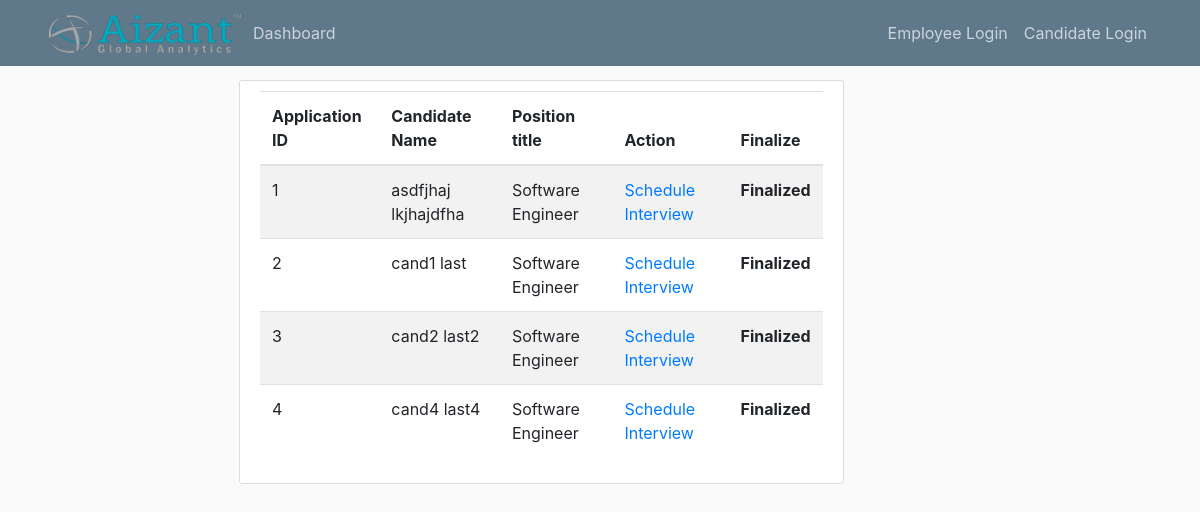
The app's page /application/all, older data.
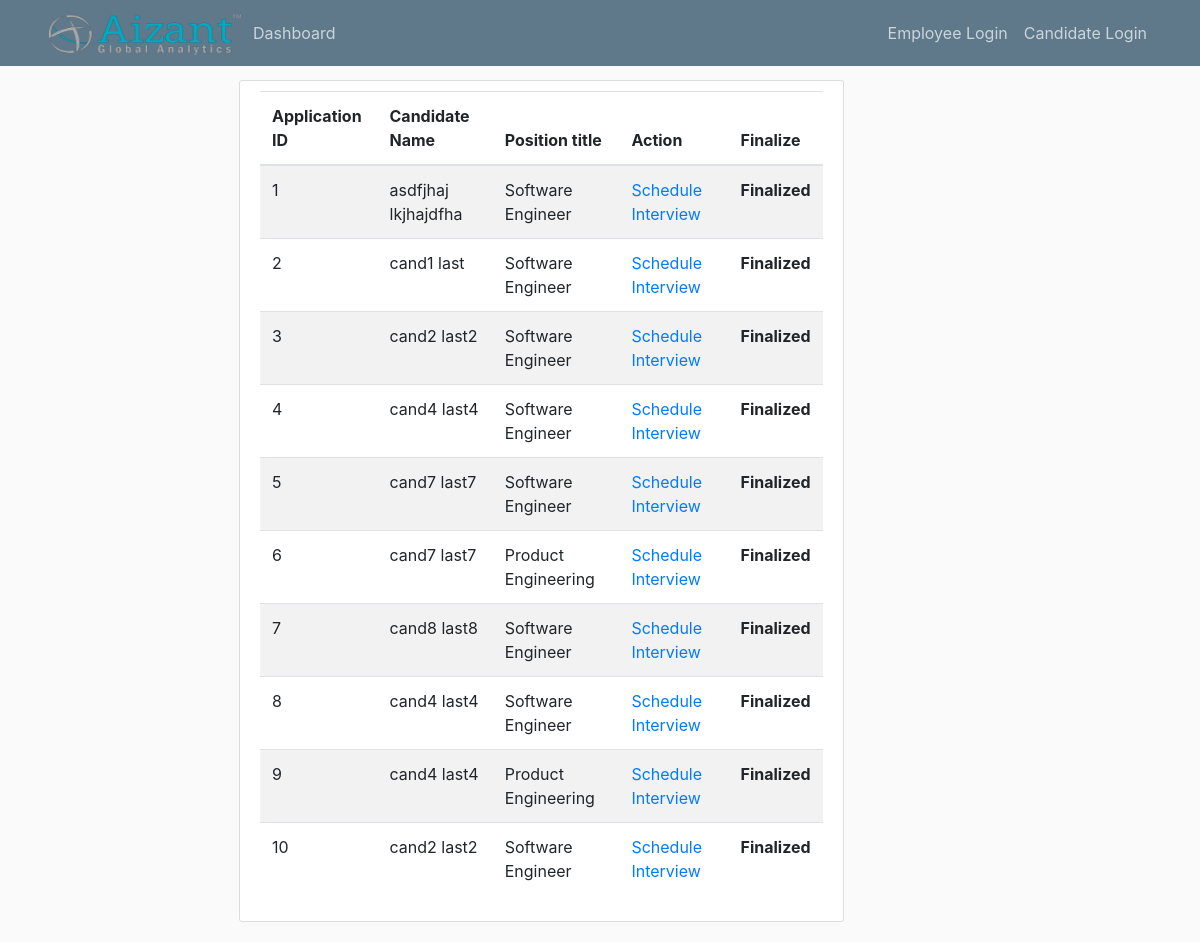
The same page, newer data.
### app/models.py (models this page shows, shortened)
class Application(db.Model):
    id = db.Column(db.Integer, primary_key=True)
    position_id = db.Column(db.Integer, db.ForeignKey('position.id'))
    candidate_id = db.Column(db.Integer, db.ForeignKey('candidate.id'))
    round = db.Column(db.Integer, default=0)
    status = db.Column(db.String(10))
    Feedback = db.Column(db.String(255))
    push = db.Column(db.Boolean, default=False)

class Candidate(db.Model):
    id = db.Column(db.Integer, primary_key=True)
    first_name = db.Column(db.String(30))
    last_name = db.Column(db.String(30))
    contact_number = db.Column(db.String(10))
    email = db.Column(db.String(200), unique=True)
    password = db.Column(db.String(260))
    pan_card = db.Column(db.String(10))
    current_location = db.Column(db.String(200))
    candidate_compensation = db.relationship('CandidateCompensation', backref='candidate', uselist=False)  # one to
    candidate_professions = db.relationship('CandidateProfession', backref='candidate')  # one to many with candidate
    candidate_educations = db.relationship('CandidateEducation', backref='candidate')  # one to many w education
    applications = db.relationship('Application', backref='candidate')

class Position(db.Model):
    id = db.Column(db.Integer, primary_key=True)
    title = db.Column(db.String)
    description = db.Column(db.String(500))
    required_number = db.Column(db.Integer)
    number_applied = db.Column(db.Integer)
    applications = db.relationship('Application', backref='application')

### app/routes.py (the view)
@app.route('/application/all')
def view_all_applications():
    applications = Application.query.all()
    meta_cand = {}
    meta_pos = {}
    for appl in applications:
        curr_candidate = Candidate.query.filter_by(id=appl.candidate_id).first()
        curr_pos = Position.query.filter_by(id=appl.position_id).first()
        meta_cand[appl] = curr_candidate
        meta_pos[appl] = curr_pos
    return render_template('view_application_list.html', applications=applications, meta_cand=meta_cand,
                           meta_pos=meta_pos)

### app/templates/view_application_list.html
{% extends 'layout.html' %}
{% block content %}
    <div class="content-section">
        <table class="table table-striped">
            <thead>
            <tr>
                <th>Application ID</th>
                <th>Candidate Name</th>
                <th>Position title</th>
                <th>Action</th>
                <th>Finalize</th>
            </tr>
            </thead>
            <tbody>
                {% for application in applications %}
                    <tr>
                    <td>{{ application.id }}</td>
                    <td>{{ meta_cand[application].first_name + ' ' + meta_cand[application].last_name }}</td>
                    <td>{{ meta_pos[application].title }}</td>
                    <td><a href="{{ url_for('create_new_interview', application_id=application.id) }}">Schedule Interview</a></td>
                    {% if application.push == False %}
                    <td><a class="btn btn-primary" href="{{ url_for('push_to_manager',application_id = application.id) }}">Finalize</a></td>
                    {% else %}
                    <td><b>Finalized</b></td>
                    {% endif %}
                    </tr>
                {% endfor %}
            </tbody>
        </table>
    </div>
{% endblock %}

### app/templates/layout.html (shortened to what this page needs)
<!DOCTYPE html>
<html lang="en">
<head>
    <link rel="stylesheet" href="https://stackpath.bootstrapcdn.com/bootstrap/4.3.1/css/bootstrap.min.css">
    <link rel="stylesheet" type="text/css" href="{{ url_for('static', filename='main.css') }}">
</head>
<body>
<header class="site-header">
    <nav class="navbar navbar-expand-md navbar-dark bg-steel fixed-top">
        <div class="container">
            <img id="logo" src="{{ url_for('static', filename='aizant-logo-text.png') }}">
            <div class="collapse navbar-collapse" id="navbarToggle">
                <div class="navbar-nav mr-auto">
                    <a class="nav-item nav-link">Dashboard</a>
                </div>
                <div class="navbar-nav">
                    {% if current_user.is_authenticated %}
                        <a class="nav-item nav-link" href="{{ url_for('update_info') }}">Account</a>
                        <a class="nav-item nav-link" href="{{ url_for('logout') }}">Logout</a>
                    {% else %}
                        <a class="nav-item nav-link" href="{{ url_for('login') }}">Employee Login</a>
                        <a class="nav-item nav-link" href="{{ url_for('candidateLogin') }}">Candidate Login</a>
                    {% endif %}
                </div>
            </div>
        </div>
    </nav>
</header>
<div class="container-fluid">
    <div class="row">
        <main role="main" class="col-md-9 ml-sm-auto col-lg-10 px-4">
            <div class="col-md-8">
                {% block content %}{% endblock %}
            </div>
        </main>
    </div>
</div>
</body>
</html>

### app/static/main.css (style rules this page uses)
body { background: #fafafa; color: #333333; margin-top: 5rem; }
.bg-steel { background-color: #5f788a; }
.site-header .navbar-nav .nav-link { color: #cbd5db; }
.content-section { background: #ffffff; padding: 10px 20px; border: 1px solid #dddddd; border-radius: 3px; margin-bottom: 20px; }
#logo { height: 50px; width: 200px; }

Row changes from the older to the newer data that the page shows:
added Application: id "5", {{ meta_pos[application].title }} "Software Engineer", push "Finalized"
added Candidate: first_name+last_name "cand7 last7"
added Application: id "6", push "Finalized"
now on this page (row unchanged): Position: title "Product Engineering"
added Application: id "7", {{ meta_pos[application].title }} "Software Engineer", push "Finalized"
added Candidate: first_name+last_name "cand8 last8"
added Application: id "8", Candidate.first_name+last_name "cand4 last4", {{ meta_pos[application].title }} "Software Engineer", push "Finalized"
added Application: id "9", Candidate.first_name+last_name "cand4 last4", push "Finalized"
added Application: id "10", Candidate.first_name+last_name "cand2 last2", {{ meta_pos[application].title }} "Software Engineer", push "Finalized"
